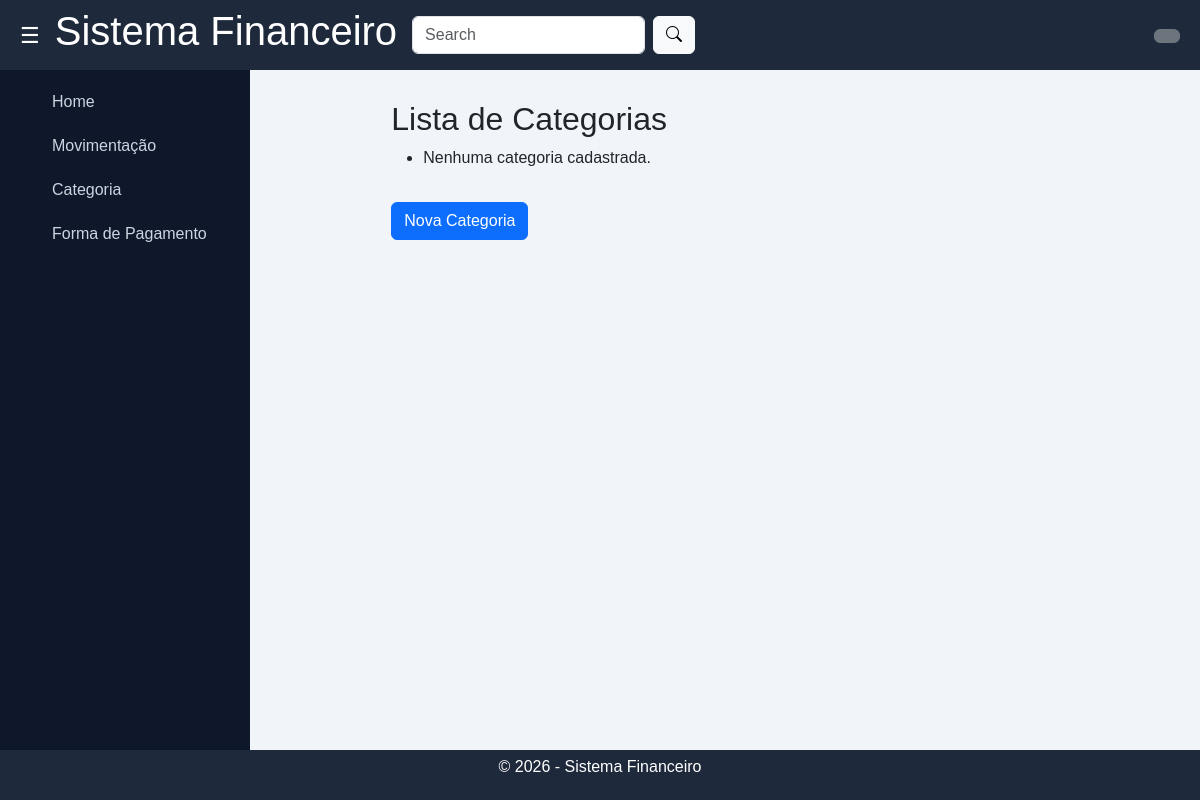
The page /financas/categorias/ on the database as committed earlier.
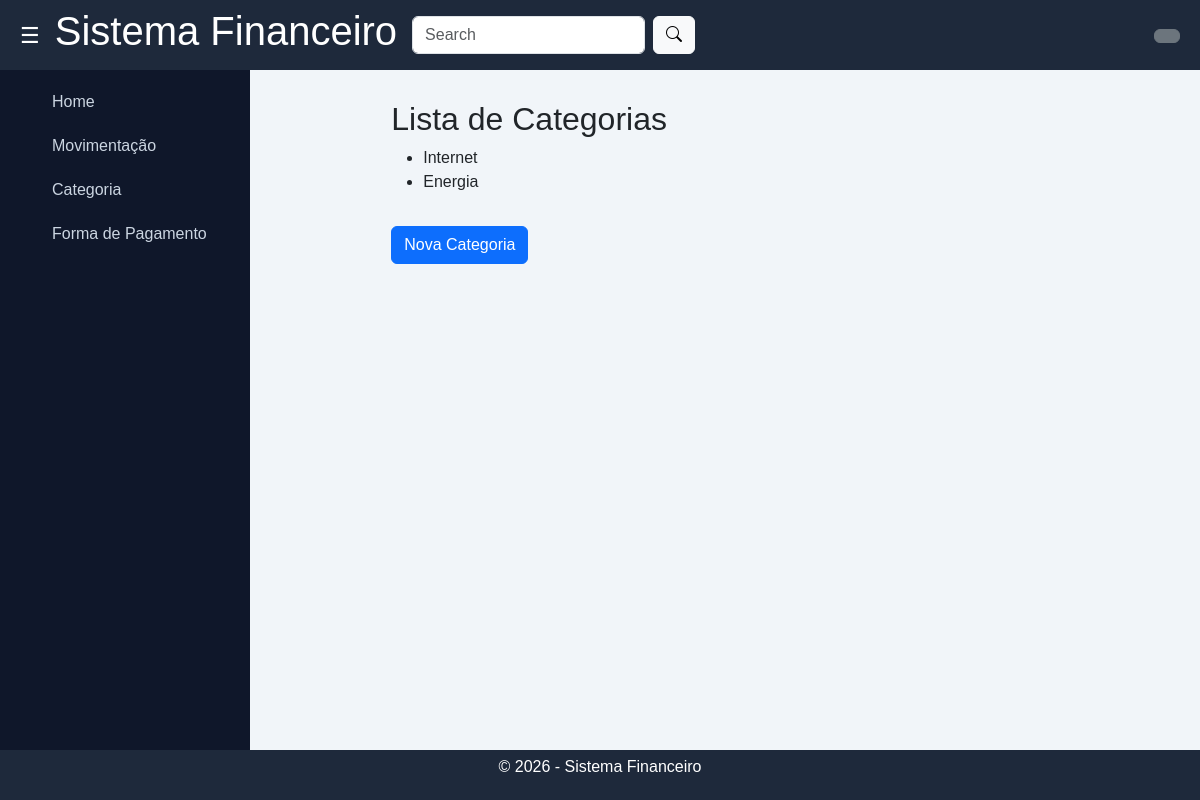
The same page on the database as committed later.
### financas/models/categoria.py (models this page shows, shortened)
class Categoria(models.Model):
    user = models.ForeignKey(settings.AUTH_USER_MODEL, on_delete=models.CASCADE, null=True, blank=True)
    nome = models.CharField(max_length=100)
    valor_padrao = models.DecimalField(max_digits=10, decimal_places=2, null=True, blank=True)

### financas/views.py (the view)
# urls.py: path('categorias/', views.categoria_list, name='categoria_list'),
def categoria_list(request):
    categorias = Categoria.objects.all()
    return render(request, 'categoria/categoria_list.html', {'categorias': categorias})

### templates/categoria/categoria_list.html
{% extends 'base.html' %}
{% block content %}
<h2>Lista de Categorias</h2>
<ul>
    {% for categoria in categorias %}
        <li>{{ categoria.nome }}</li>
    {% empty %}
        <li>Nenhuma categoria cadastrada.</li>
    {% endfor %}
</ul>
<a href="{% url 'categoria_create' %}" class="btn btn-primary mt-3">
    Nova Categoria
</a>
{% endblock %}

### templates/base.html (shortened to what this page needs)
{% load static %}
<!DOCTYPE html>
<html lang="pt-br">
<head>
    <link rel="stylesheet" href="{% static 'css/style.css' %}">
    <link href="https://cdn.jsdelivr.net/npm/bootstrap@5.3.8/dist/css/bootstrap.min.css" rel="stylesheet"
>
        <link rel="stylesheet" href="https://cdn.jsdelivr.net/npm/bootstrap-icons@1.13.1/font/bootstrap-icons.min.css">
</head>
<body>
    <div class="layout" id="layout">
        <header class="header">
            <button id="toggleBtn" class="toggle-btn">☰</button>
            <h1>Sistema Financeiro</h1>
            <form class="d-flex" role="search">
                <input class="form-control me-2" type="search" placeholder="Search" aria-label="Search" />
                <button class="btn btn-light" type="submit"><i class="bi bi-search"></i></button>
            </form>
            <nav class="ms-auto">
                <div class="dropdown">
                    <button class="btn btn-secondary " type="button" data-bs-toggle="dropdown"
                        aria-expanded="false">
                    </button>
                </div>
            </nav>
        </header>
        <aside class="sidebar" id="sidebar">
            <nav>
                <ul>
                    <li><a href="{% url 'dashboard' %}">Home</a></li>
                    <li><a href="#">Movimentação</a></li>
                    <li><a href="{% url 'categoria_list' %}">Categoria</a></li>
                    <li><a href="#">Forma de Pagamento</a></li>
                </ul>
            </nav>
        </aside>
        <main class="content">
            <div class="w-75 mx-auto">
                {% block content%}
                {% endblock %}
            </div>
        </main>
        <footer class="footer">
            <p>© 2026 - Sistema Financeiro</p>
        </footer>
    </div>
</body>
</html>

### financas/static/css/style.css (style rules this page uses)
* { margin: 0; padding: 0; box-sizing: border-box; font-family: Arial, sans-serif; }
.layout { display: grid; grid-template-areas: "header header" "sidebar content" "footer footer"; grid-template-columns: 250px 1fr; grid-template-rows: 70px 1fr 50px; height: 100vh; transition: 0.3s ease; }
.header { grid-area: header; background: #1e293b; color: white; display: flex; align-items: center; padding: 0 20px; gap: 15px; }
.toggle-btn { background: none; border: none; font-size: 22px; color: white; cursor: pointer; }
.sidebar { grid-area: sidebar; background: #0f172a; padding: 20px; transition: 0.3s ease; overflow: hidden; }
.sidebar ul { list-style: none; }
.sidebar li { margin-bottom: 20px; }
.sidebar a { color: #cbd5e1; text-decoration: none; transition: 0.3s; }
.content { grid-area: content; padding: 30px; background: #f1f5f9; overflow-y: auto; }
.footer { grid-area: footer; background: #1e293b; color: white; display: flex; align-items: center; justify-content: center; }

Rows that differ between the two databases and show on the page:
added Categoria: nome "Internet"
added Categoria: nome "Energia"
Other text that changed with them:
text no longer shown: "Nenhuma categoria cadastrada."
